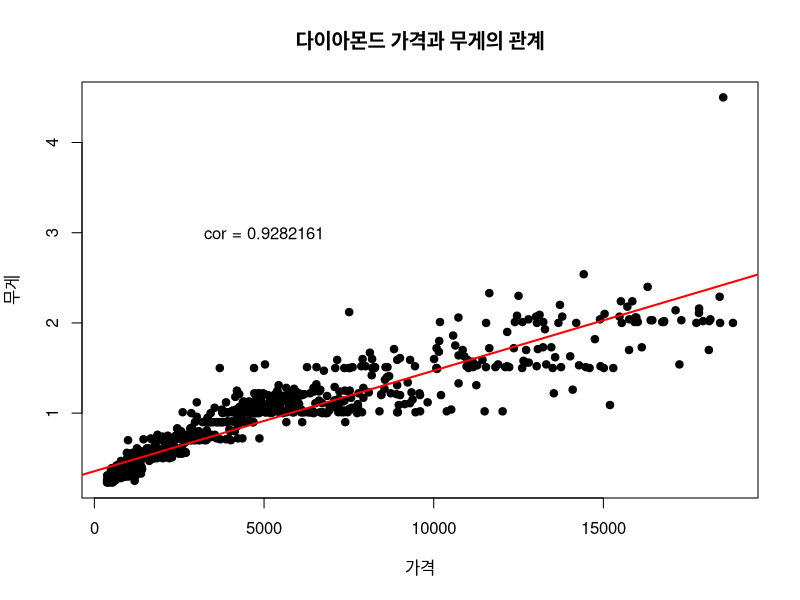
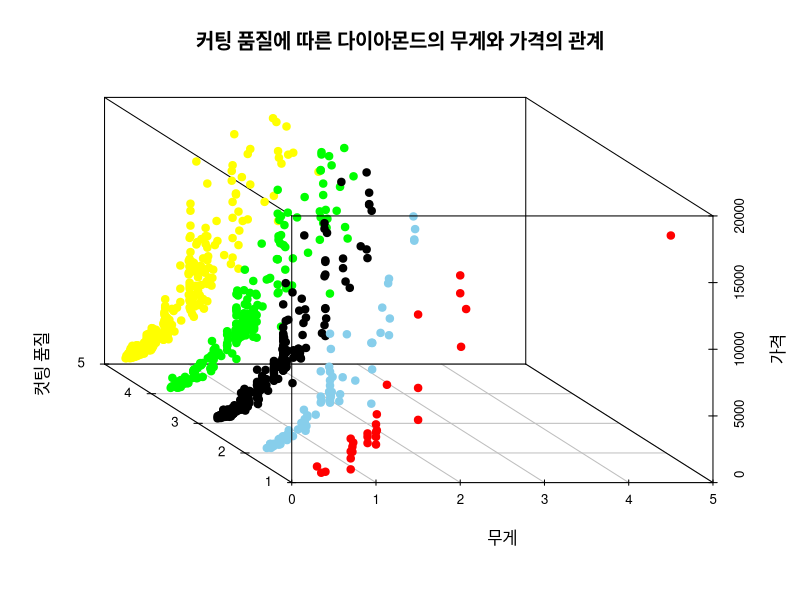
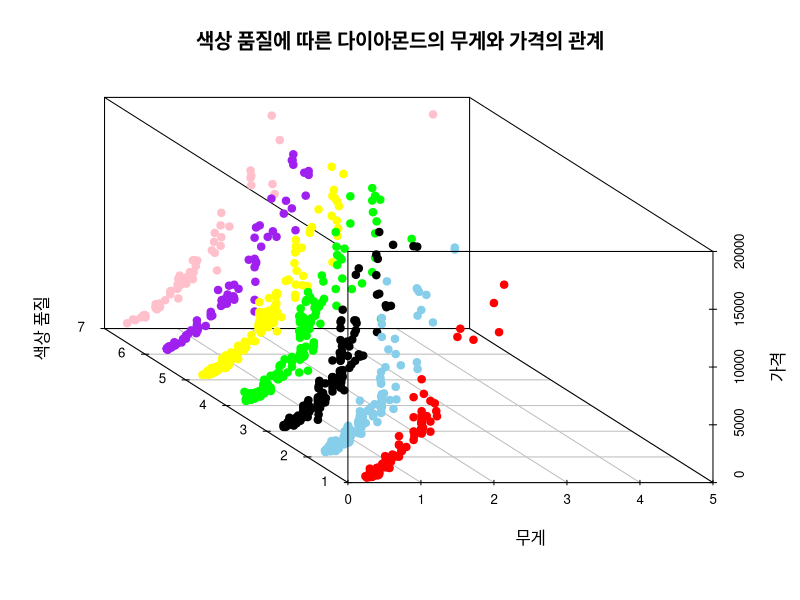
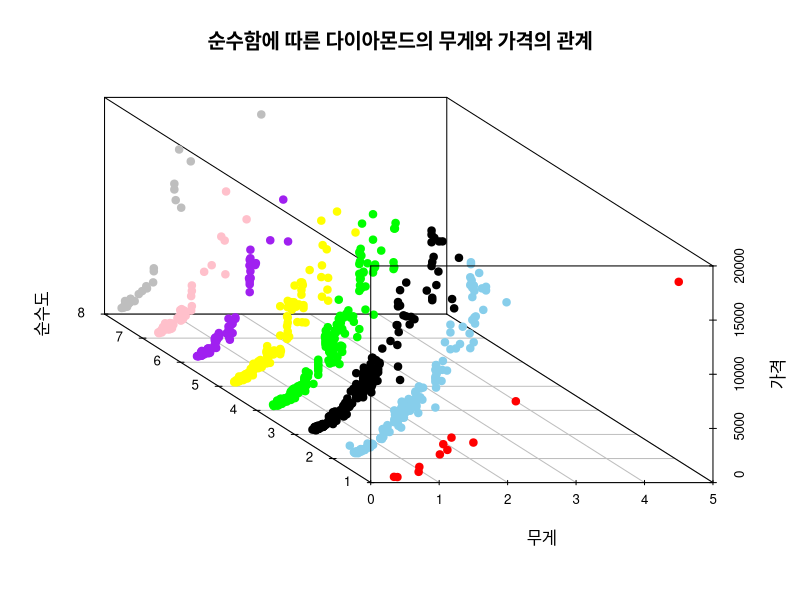
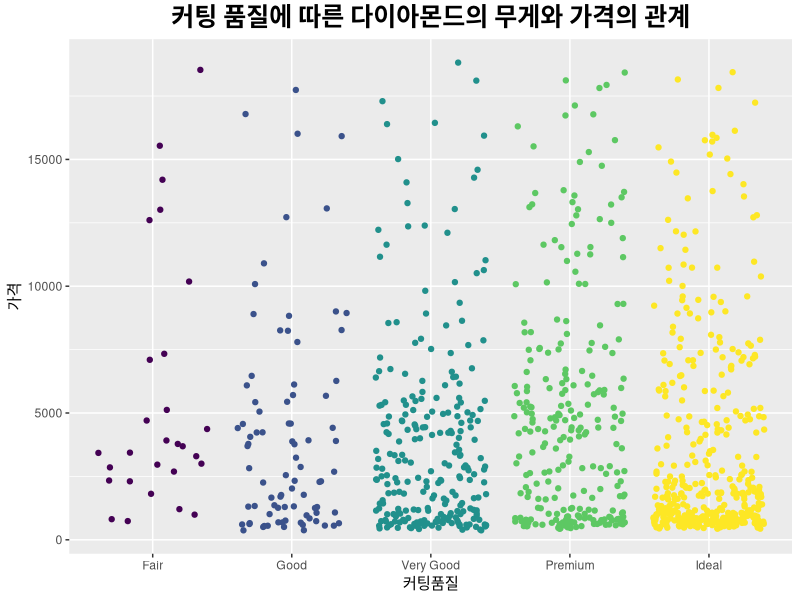
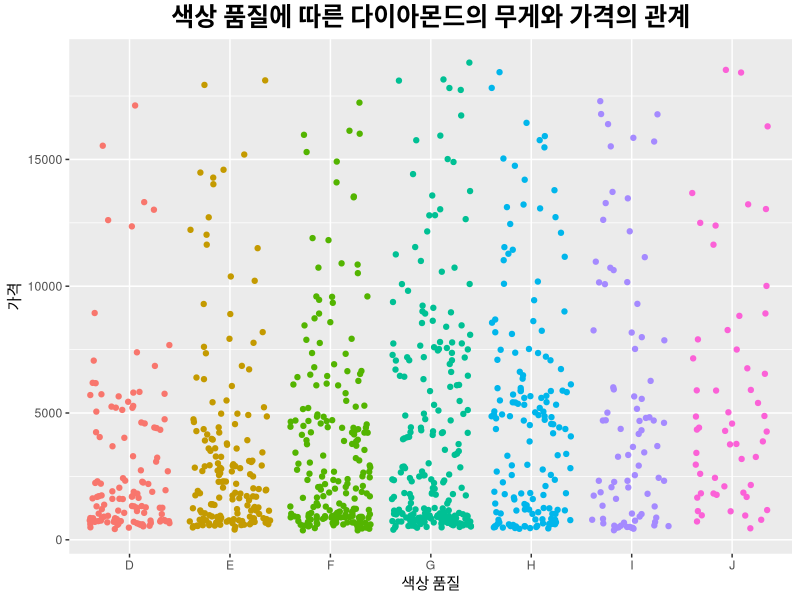
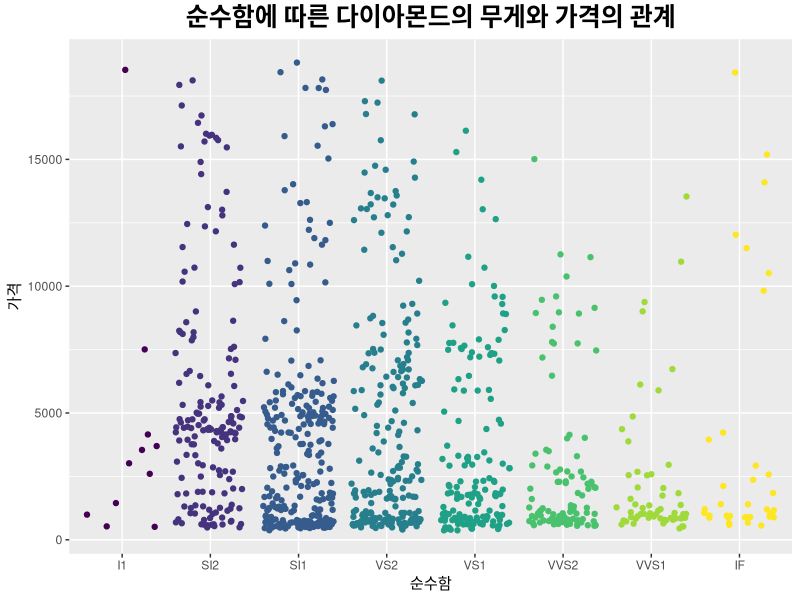

Reproduce these figures in R, in order. (Note: this script raises an error after producing the figures.)
if(!require(ggplot2)){install.packages("ggplot2")}
if(!require(dplyr)){install.packages("dplyr")}
if(!require(scatterplot3d)){install.packages("scatterplot3d")}
if(!require(magrittr)){install.packages("magrittr")}

library(magrittr)
library(ggplot2)
library(dplyr)
library(scatterplot3d)
library(RColorBrewer)

diamonds <- read.csv("diamonds.csv")
View(diamonds)
str(diamonds)
names(diamonds)[3] <- "colour"

diamonds$cut %<>%  factor(., levels=c("Fair", "Good", "Very Good", "Premium", "Ideal"), order=T)
diamonds$clarity %<>% factor(., levels=c("I1", "SI2", "SI1", "VS2", "VS1", "VVS2", "VVS1", "IF"), order=T)
diamonds$colour %<>% as.factor(.)

plot(diamonds$carat~diamonds$price, pch=19,
     main="다이아몬드 가격과 무게의 관계", xlab="가격", ylab="무게")

abline(lm(diamonds$carat~diamonds$price), col="red", lwd=2)

cor(diamonds$price, diamonds$carat)
text(5000, 3, "cor = 0.9282161")

col_cut <- c("red", "skyblue", "black", "green", "yellow")

col_col <- c("red", "skyblue", "black", "green", "yellow", "purple", "pink")

col_cty <- c("red", "skyblue", "black", "green", "yellow", "purple", "pink", "gray")
col_cty <- col_cty[as.numeric(diamonds$clarity)]

col_col <- col_col[as.numeric(diamonds$colour)]
col_cut <- col_cut[as.numeric(diamonds$cut)]

scatterplot3d(diamonds[,c(1,2,5)], angle=140, pch=19, color=col_cut,  
              xlab="무게", ylab="컷팅 품질", zlab="가격",
              main="커팅 품질에 따른 다이아몬드의 무게와 가격의 관계")

scatterplot3d(diamonds[,c(1,3,5)], angle=140, pch=19, color=col_col,
              xlab="무게", ylab="색상 품질", zlab="가격",
              main="색상 품질에 따른 다이아몬드의 무게와 가격의 관계")

scatterplot3d(diamonds[,c(1,4,5)], angle=140, pch=19, color=col_cty,
              xlab="무게", ylab="순수도", zlab="가격",
              main="순수함에 따른 다이아몬드의 무게와 가격의 관계")

ggplot(diamonds, aes(cut, price)) + 
  geom_jitter(aes(color=cut))+
  ggtitle("커팅 품질에 따른 다이아몬드의 무게와 가격의 관계") + 
  xlab("커팅품질") + ylab("가격") + 
  theme(plot.title = element_text(hjust = 0.5, size=18, face="bold"),
        legend.position = "none")

ggplot(diamonds, aes(colour, price)) + 
  geom_jitter(aes(color=colour))+
  ggtitle("색상 품질에 따른 다이아몬드의 무게와 가격의 관계") + 
  xlab("색상 품질") + ylab("가격") + 
  theme(plot.title = element_text(hjust = 0.5, size=18, face="bold"),
        legend.position = "none")

ggplot(diamonds, aes(clarity, price)) + 
  geom_jitter(aes(color=clarity))+
  ggtitle("순수함에 따른 다이아몬드의 무게와 가격의 관계") + 
  xlab("순수함") + ylab("가격") + 
  theme(plot.title = element_text(hjust = 0.5, size=18, face="bold"),
        legend.position = "none")

cor(as.numeric(diamonds$colour), diamonds$price)
cor(as.numeric(diamonds$cut), diamonds$price)
cor(diamonds$clarity, diamonds$price)

summary(lm(diamonds$price ~ diamonds$clarity))
summary(lm(diamonds$price ~ diamonds$cut))
summary(lm(diamonds$price ~ diamonds$colour))
